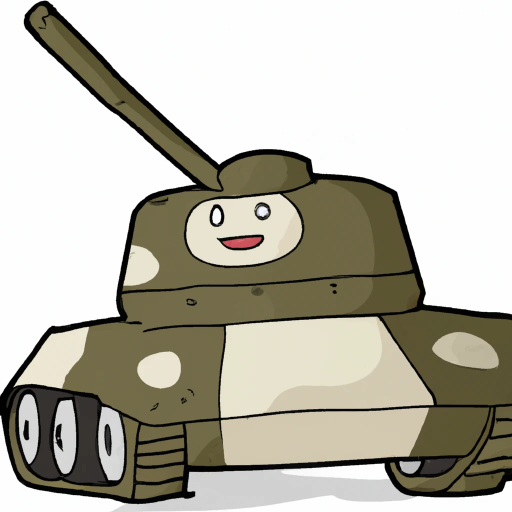
#> input picture 20230219_projekt_to_do/DALL·E_files/image(10).webp, 1024 x 1024 px (shown at 1/2 size); its folder holds only this picture in this run
$ python -i export.py   (imports and definitions only)
#> lines starting #> are read from the running program, lines starting #| are printed output that depends on the picture
### 20260927_cs2_sticker/pipeline/config.py
"""SSoT der Pipeline: Pfade, Größen, Farben, Strichstärken, Schriften, Stile (SPEC §6.3).

Andere Module und die SVG-Quellen lesen nur von hier. Das SVG-Quellformat beschreibt
docs/svg-format.md.
"""
# NEW — erste Pipeline (M2); vorher gab es im Projekt keinen Code.
import os
from pathlib import Path

# --- Pfade -------------------------------------------------------------------------------
ROOT = Path(__file__).resolve().parent.parent
STICKERS_DIR = ROOT / "stickers"
SRC_DIRNAME = "src"
PARTS_DIRNAME = "parts"   # gemeinsame Set-Teile (Rahmen, Band …), eingebunden per data-include
OUT_DIRNAME = "out"
MAX_INCLUDE_DEPTH = 4     # Schutz gegen zyklische Includes
PREVIEW_DIR = ROOT / "preview"
MANIFEST_FILE = PREVIEW_DIR / "manifest.js"
MANIFEST_GLOBAL = "MANIFEST"  # window.MANIFEST in preview/index.html

# --- IDs (SPEC §5.3: <set>-<nr>-v<version>) ----------------------------------------------
ID_PATTERN = r"^(?P<set>[a-z0-9_]+)-(?P<nr>\d{2})-v(?P<version>\d+)$"

# --- Textur (SPEC §3, research/tech-sticker-format.md Q6) --------------------------------
TEXTURE_SIZE = 1024       # px, quadratisch
SAFE_MARGIN = 16          # px Mindestrand zwischen Motiv und Texturkante

# --- Vorschau (SPEC §5.4) ----------------------------------------------------------------
PREVIEW_SIZES = (32, 64, 128, 512)  # Lesbarkeitstest; größte = Hauptbild
PREVIEW_BACKGROUNDS = {             # Name → CSS-Farbe; erster = Standard
    "dunkel": "#1b1c1e",
    "slate": "#4a4d4c",             # dunkle Budget-Skins (research/cryptids.md §4)
    "hell": "#e9e7e2",
}

# --- Finishes & Mechaniken (SPEC §3) -----------------------------------------------------
FINISHES = ("paper", "glitter", "holo", "foil", "lenticular")
MECHANICS = ("none", "lenticular", "scrape")  # Frames: lenticular = Blickwinkel, scrape = Abkratzen

# --- Set-Richtungen (research/cryptids.md §5) --------------------------------------------
DIRECTIONS = {
    "A": "Field Guide",
    "B": "Now You See It",
    "C": "Glyphen",
    "D": "Sternbilder",
    "E": "de_-Wildlife",
    "F": "Skin-Craft",   # Farbe/Stil passend zu einem Top-Skin, eigenes Motiv (SPEC §2.7)
    "G": "Smooth",       # dicke runde Verlaufslinien im Kreis-Badge, keine Schrift
    "H": "Dreamcore",    # Pastellhimmel im Bogenfenster, Wolken, Glitzer, surreale Orte, keine Schrift
}

# --- Schriften (CSS-Klasse → Familie). Nur OFL-Fonts aus FONT_DIR (Lizenzen liegen daneben);
# Systemschriften werden beim Rendern nicht geladen, damit nichts Proprietäres in Texturen landet.
FONT_DIR = ROOT / "fonts"
FONTS = {
    "t-serif": "Crimson Text",
    "t-sans": "Barlow",
    "t-mono": "IBM Plex Mono",
}

# --- Workshop-Export (SPEC §3, research/tech-sticker-format.md Q6/Q7) --------------------
EXPORT_DIRNAME = "workshop"     # out/<id>/workshop/: alles, was in den Workshop Item Editor geht
CHECKLIST_FILENAME = "EINREICHEN.md"  # out/EINREICHEN.md pro Set
# Textur-Schlüssel → Parameter im .econitem (aus Valves example_*.econitem der Workshop Tools)
TEXTURE_PARAMS = {
    "albedo": "TextureColorSticker0",
    "wear": "TextureWearMaskSticker0",
    "normal": "TextureNormalSticker0",
    "glitter_mask": "TextureGlitterMaskSticker0",
    "holo_mask": "TextureHoloMaskSticker0",
    "holo_spectrum": "TextureHoloSpectrumSticker0",
}
FINISH_TEXTURES = {             # Finish → Texturen (wie Valves Beispiele; Foil-Roughness optional, weggelassen)
    "paper": ("albedo", "wear"),
    "glitter": ("albedo", "normal", "glitter_mask", "wear"),
    "holo": ("albedo", "holo_mask", "holo_spectrum", "wear"),
    "foil": ("albedo", "normal", "wear"),
    "lenticular": ("albedo", "holo_mask", "holo_spectrum", "wear"),
}
assert set(FINISH_TEXTURES) == set(FINISHES)
FX_ROLES = ("accent", "glow")  # Paletten-Rollen, auf denen Holo/Glitter wirkt
SCRAPE_WEAR_LEVEL = 60          # Wear-Mask-Grau für Scrape-Flächen (dunkel = geht zuerst ab)
NORMAL_STRENGTH = 4.0           # Höhe → Normal-Map-Neigung (Foil/Glitter)
NORMAL_BLUR = 2                 # px Weichzeichnung der Höhenkarte vor der Ableitung
NORMAL_GREEN_UP = False         # Valve-Beispiele: DirectX (Y−) + Sidecar legacy_source1_inverted_normal
HOLO_SPECTRUM_SIZE = (1024, 256)
LENTICULAR_FRAME_SIZE = 512     # px je Frame im Spectrum-Atlas (Frames nebeneinander)
LENTICULAR_MASK_GROW = 9        # px: Wechselzone um geänderte Pixel (ungerade, MaxFilter)
# Shader-Parameter je Finish, übernommen aus Valves example_<style>.econitem/.vmat (Workshop Tools).
# "tint" = Glitter/Foil-Farbe: Palettenrolle oder None (= weiß); "flag" = Shader-Schalter im .vmat.
MATERIAL = {
    "paper": {"class": "StickerKit_Paper", "wear_bias": (0.54, -0.86), "scratches": 0.6,
              "paper_backing": True, "tint": None, "flag": None, "tint_saturate": 1.0},
    "glitter": {"class": "StickerKit_Glitter", "wear_bias": (1.0, -3.78), "scratches": 1.0,
                "paper_backing": False, "tint": "accent", "flag": "g_bGlitterSticker0",
                "tint_saturate": 0.0},
    "holo": {"class": "StickerKit_Holographic", "wear_bias": (1.0, 1.0), "scratches": 1.0,
             "paper_backing": False, "tint": None, "flag": "g_bHolographicSticker0",
             "tint_saturate": 1.0},
    "foil": {"class": "StickerKit_Foil", "wear_bias": (0.54, 1.0), "scratches": 0.6,
             "paper_backing": False, "tint": None, "flag": "g_bMetallicSticker0", "tint_saturate": 1.0},
}
VMAT_FLAGS = ("g_bGlitterSticker0", "g_bHolographicSticker0", "g_bMetallicSticker0")
VMAT_DEFAULT_TEXTURES = {       # Sticker-Texturen, die ein Finish nicht setzt (aus example_paper.vmat;
    "TextureGlitterMaskSticker0": "materials/default/stickers/default_glittermask.tga",
    "TextureGlitterNormalMaskSticker0": "materials/default/stickers/squares_glitter_mask.tga",
    "TextureGlitterNormalSticker0": "materials/default/stickers/squares_glitter_normal.tga",
    "TextureHoloMaskSticker0": "materials/default/stickers/default_holomask.tga",
    "TextureHoloSpectrumSticker0": "materials/default/stickers/default_holospectrum.tga",
    "TextureNormalSticker0": "materials/default/default_normal.tga",
    "TextureRoughnessSticker0": "materials/default/stickers/default_rough.tga",
}                               # Albedo + Wear Mask setzt jedes Finish selbst, FINISH_TEXTURES)
MATERIAL["lenticular"] = MATERIAL["holo"]  # kein eigenes Template (Q7)
assert set(MATERIAL) == set(FINISHES)

# --- CS2 Workshop Tools (lokale Installation; per Umgebungsvariable CS2_DIR überschreibbar) ---
CS2_DIR = Path(os.environ.get("CS2_DIR", r"D:\Spiele\steamapps\common\Counter-Strike Global Offensive"))
WORKSHOP_ADDON_DIR = CS2_DIR / "content" / "csgo_addons" / "workshop_items"
ADDON_STICKER_PATH = "items/assets/stickers/workshop"  # relativ zum Addon; dort liegen auch Valves Beispiele
ADDON_MATERIAL_PATH = "stickers/workshop"  # .vmat; items_game nennt es "workshop/<name>" (sticker_material)
RESOURCE_COMPILER = CS2_DIR / "game" / "bin" / "win64" / "resourcecompiler.exe"  # .econitem → .econitem_c

WORKSHOP_PREVIEW_BG = PREVIEW_BACKGROUNDS["slate"]
WORKSHOP_PREVIEW_SIZE = 1024
WORKSHOP_PREVIEW_MAX_BYTES = 1_000_000  # Steam: Vorschaubilder < 1 MB (Q6)
WORKSHOP_PREVIEW_QUALITY = 90   # JPEG

# --- Strichstärken (CSS-Klasse w-<name> → px bei TEXTURE_SIZE) ---------------------------
# Bei 32 px Anzeige wird alles um Faktor 32 kleiner → "fine" nur für Details, die wegfallen dürfen.
STROKES = {
    "heavy": 140,    # Glyphen-Linie der Smooth-Serie (G)
    "outline": 36,   # heller Stanzrand um das ganze Motiv
    "bold": 22,
    "line": 12,
    "fine": 6,
}

# --- Paletten: semantische Rollen → Farbe ------------------------------------------------
# SVGs nutzen nur Klassen (f-<rolle> = fill, s-<rolle> = stroke, sc-<rolle> = stop-color).
# Skin-Werte sind Näherungen aus research/cryptids.md §4.
PALETTE_ROLES = ("paper", "ink", "ink2", "accent", "accent2", "outline", "shade", "glow")
PALETTES = {
    "fieldguide": {"paper": "#efe6d2", "ink": "#26231f", "ink2": "#6b6358", "accent": "#c8552b",
                   "accent2": "#8a7a5c", "outline": "#fbf8f1", "shade": "#d9ccb0", "glow": "#f3e9c6"},
    "printstream": {"paper": "#fefefa", "ink": "#32312e", "ink2": "#9a9892", "accent": "#4b4944",
                    "accent2": "#e9e1d0", "outline": "#fefefa", "shade": "#e9e1d0", "glow": "#ffffff"},
    "asiimov": {"paper": "#f6fbf8", "ink": "#312925", "ink2": "#757670", "accent": "#f1530e",
                "accent2": "#f38d59", "outline": "#f6fbf8", "shade": "#c4cbc2", "glow": "#f38d59"},
    "vulcan": {"paper": "#edefe8", "ink": "#21201e", "ink2": "#4b4a48", "accent": "#70bce2",
               "accent2": "#96edfc", "outline": "#f4f6f0", "shade": "#d1d2c4", "glow": "#96edfc"},
    "neonoir": {"paper": "#dce5e7", "ink": "#1d1a19", "ink2": "#484040", "accent": "#ec6792",
                "accent2": "#8cd7ed", "outline": "#f2f5f6", "shade": "#aa3b5a", "glow": "#8cd7ed"},
    "night": {"paper": "#121826", "ink": "#05070c", "ink2": "#2a3550", "accent": "#c6ff3d",
              "accent2": "#3fd0ff", "outline": "#e8eef7", "shade": "#1c2438", "glow": "#e4ff8a"},
    "starmap": {"paper": "#141b33", "ink": "#0b1022", "ink2": "#2b3a66", "accent": "#e8c66a",
                "accent2": "#f4ebd0", "outline": "#f4ebd0", "shade": "#1e2848", "glow": "#fff3c4"},
    # Dragon-Lore-Craft: Pergament, Sepia, Blattgold, Oliv (Näherung, nicht gemessen)
    "lore": {"paper": "#dcc89e", "ink": "#2b2116", "ink2": "#5e4a2e", "accent": "#c9a043",
             "accent2": "#5a663c", "outline": "#f5ecd6", "shade": "#c2a978", "glow": "#f2d98e"},
    # Smooth (G): Grau-Scheibe, Lila→Pink-Verlauf, Cyan-Glanz (Holo-tauglich)
    "candy": {"paper": "#6b6670", "ink": "#2a2730", "ink2": "#8a8590", "accent": "#9b3cff",
              "accent2": "#ff4fd8", "outline": "#f4f2f6", "shade": "#3a3640", "glow": "#5fe8ff"},
    # Dreamcore (H): Pastell-Himmel Rosa→Weiß→Babyblau, Lavendel, weiches Lila als Tinte
    "dream": {"paper": "#fff1f8", "ink": "#4b3f6b", "ink2": "#a99ad6", "accent": "#ffb3d9",
              "accent2": "#a9dcff", "outline": "#ffffff", "shade": "#e2d4ff", "glow": "#fffbe6"},
    "dust": {"paper": "#e3c79a", "ink": "#2b2118", "ink2": "#7a5a3a", "accent": "#e0662b",
             "accent2": "#3e7c8a", "outline": "#fbf3e4", "shade": "#c7a370", "glow": "#f7e3b5"},
}

for _name, _pal in PALETTES.items():  # Fail fast: jede Palette definiert jede Rolle
    assert set(_pal) == set(PALETTE_ROLES), f"Palette {_name}: Rollen {set(PALETTE_ROLES) ^ set(_pal)}"

# --- Waffen-Patterns (Paint Kit, Style HydroGraphic) ------------------------------------
# Pattern-TGA: R/G/B = Masken für Color1/2/3 über Color0 (wie Valves example_hydrographic.tga),
# kachelbar. Ausgabe nach PATTERNS_DIR, Installation ins Addon unter ADDON_PAINTKIT_PATH.
PATTERNS_DIR = ROOT / "paintkits" / "out"
ADDON_PAINTKIT_PATH = "items/assets/paintkits/workshop"
PATTERN_SIZE = 1024
PATTERN_SUPERSAMPLE = 2           # Kantenglättung: so viel größer rechnen, dann verkleinern
# Bergketten als Reihen übereinander (y-Werte als Anteil der Reihenhöhe; 0 = oben). HydroGraphic
# legt das Pattern auf die UV-Inseln der Waffe → ein einzelnes Band trifft kaum etwas, daher flächig.
MOUNTAINS = {
    "seed": 7,
    "rows": 3,                    # Reihen je Kachel, jede seitlich versetzt
    "row_shift": 0.37,            # seitlicher Versatz je Reihe (Anteil der Breite)
    # peaks = Gipfel je Kachelbreite (abwechselnd Gipfel/Tal), levels = Unterteilungen (Unregelmäßigkeit)
    "far": {"base": 0.55, "amp": 0.45, "peaks": 5, "levels": 3, "rough": 0.45},   # Kanal G, höher, hinten
    "near": {"base": 0.78, "amp": 0.40, "peaks": 7, "levels": 3, "rough": 0.45},  # Kanal R, vorne
    "snow_from": 0.55,            # Schnee nur, wo der Grat höher als dieser Anteil von amp liegt (Kanal B)
    "snow_depth": 0.35,           # Kappentiefe relativ zur Höhe über snow_from
    "snow_jag": 0.01,             # Zacken der Kappen-Unterkante
    "fade": (1.0, 1.001),         # unten ausblenden (Anteil Reihenhöhe); 1.0 = Kette läuft bis zur nächsten Reihe
    "preview_colors": ((26, 20, 44), (176, 40, 52), (96, 70, 130), (240, 236, 245)),  # Color0–3
}

### 20260927_cs2_sticker/pipeline/export.py
"""Workshop-Paket je Sticker: TGA-Texturen (Albedo + Masken je Finish), Vorschaubild, Texte.

Ausgabe nach out/<id>/workshop/ (inkl. .econitem im Format von Valves Beispielen) plus Checkliste
out/EINREICHEN.md je Set. install() kopiert die Pakete in das Addon der CS2 Workshop Tools. Welche Texturen ein
Finish braucht, steht in config.FINISH_TEXTURES; alle Zahlen ebenfalls in config.py.
Masken entstehen aus der SVG-Quelle selbst: Effekt-Rollen (config.FX_ROLES) werden weiß, der
Rest schwarz gerendert — die Quelle braucht dafür keine eigene Markierung.
"""
# NEW — Phase 5/7 (SPEC §5.2); SPEC §6.1 plante variants.py + export.py, beides lebt hier,
# weil Masken nur für den Export gebraucht werden.
import colorsys
import shutil
import subprocess
from pathlib import Path

import numpy as np
from PIL import Image, ImageFilter

import config
import svg_render
from sources import Sticker


KV3_HEADER = ("<!-- kv3 encoding:text:version{e21c7f3c-8a33-41c5-9977-a76d3a32aa0d} "
              "format:generic:version{7412167c-06e9-4698-aff2-e63eb59037e7} -->")
NORMAL_SIDECAR = '"settings"\n{\n\t"legacy_source1_inverted_normal"\t\t"1"\n}\n'
LOCAL_ONLY = ("workshop.txt", "preview.jpg")  # bleiben im Paket, gehören nicht ins Addon


def asset_stem(s: Sticker) -> str:
    """Dateiname im Addon: Ressourcenpfade in Source 2 ohne Bindestriche."""
    return s.id.replace("-", "_")


def style(s: Sticker) -> str:
    return config.MATERIAL[s.finish]["class"].split("_", 1)[1]


def _main_frames(s: Sticker) -> tuple[str | None, ...]:
    return s.frames or (None,)


def _render(s: Sticker, frame: str | None) -> Image.Image:
    return svg_render.render_image(s, s.palettes[0], frame)


# [4 lines left out: function _gray, not called in this run]


def _alpha(img: Image.Image) -> np.ndarray:
    return np.asarray(img.getchannel("A"), dtype=np.float32) / 255


# [10 lines left out: functions _to_img, _albedo, not called in this run]


def _fx_mask(s: Sticker, frame: str | None) -> np.ndarray:
    colors = {r: "#ffffff" if r in config.FX_ROLES else "#000000" for r in config.PALETTE_ROLES}
    return _gray(svg_render.render_image(s, colors, frame))


# [38 lines left out: functions _wear, _normal, _rainbow, _grid, _holo, not called in this run]


def _lenticular(frames: list[Image.Image]) -> tuple[Image.Image, Image.Image]:
    """Spectrum = Frames nebeneinander; G = x innerhalb eines Frames (1/n der Atlasbreite), der
    Blickwinkel verschiebt U → anderer Frame. Formel im Workbench verifizieren (Q7/Q13)."""
    stack = np.stack([np.asarray(f, dtype=np.int16) for f in frames])
    changed = (np.abs(stack - stack[0]).max(axis=(0, 3)) > 8).astype(np.uint8) * 255
    changed = Image.fromarray(changed, "L").filter(ImageFilter.MaxFilter(config.LENTICULAR_MASK_GROW))
    xs, ys = _grid()
    mask = _to_img(np.asarray(changed, dtype=np.float32) / 255, xs / len(frames), ys)
    size = config.LENTICULAR_FRAME_SIZE
    atlas = Image.new("RGB", (size * len(frames), size))
    for i, f in enumerate(frames):
        atlas.paste(f.convert("RGB").resize((size, size), Image.LANCZOS), (i * size, 0))
    return mask, atlas


# [13 lines left out: functions _preview, _tint, not called in this run]


def _texture_paths(files: dict[str, str]) -> dict[str, str]:
    return {config.TEXTURE_PARAMS[k]: f"{config.ADDON_STICKER_PATH}/{name}" for k, name in files.items()}


# [188 lines left out: functions _vmat, _econitem, _texts, export, install, write_checklist, not called in this run]

>>> import cv2
>>> picture = cv2.imread('../../20230219_projekt_to_do/DALL·E_files/image(10).webp', cv2.IMREAD_GRAYSCALE)
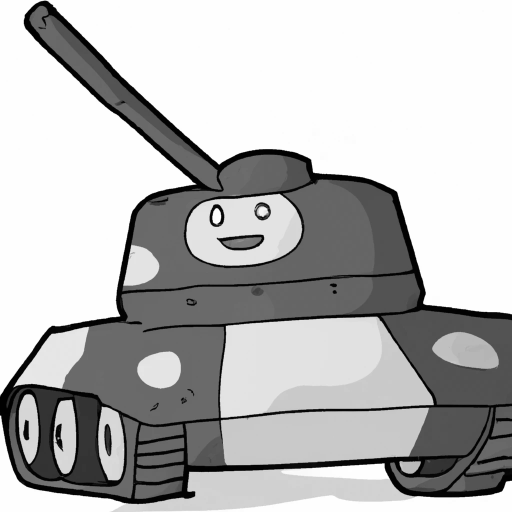
#> picture: shape (1024, 1024) (shown at 1/2 size); min 0, max 255, mean 184.8
>>> result = _lenticular(picture)
#> (the run stopped early here; a loop or call above may not have finished)
